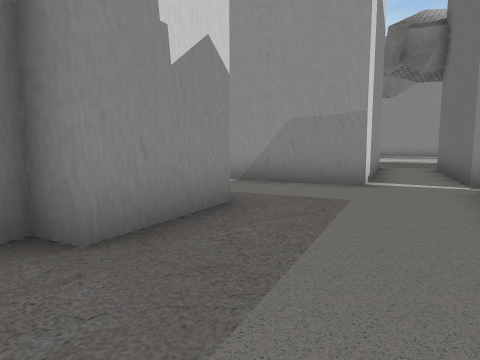
view 1 (above)

24 first-person views from a walk through a Unity game level. The camera is 1.5 m above the floor, tilts 6° down and sees 75° across. The floor is counted in squares, 2 m on a side. Each view is taken from the middle of a square. On the plan, view 1 faces up. The plan holds only what a view shows up to about 10 squares ahead; the rest is blank. The place goes on beyond the plan. Some surface patterns are stand-ins.

view 2
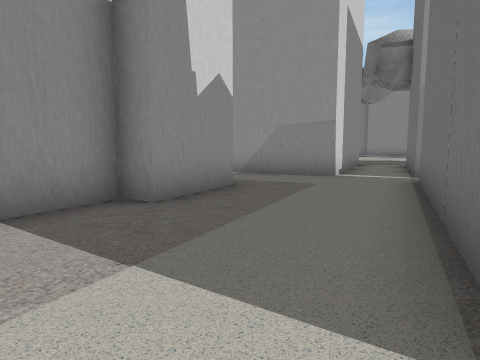

view 3
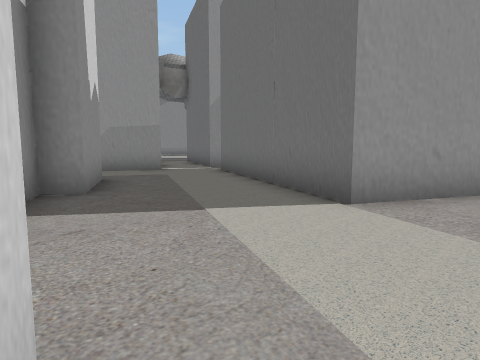

view 4
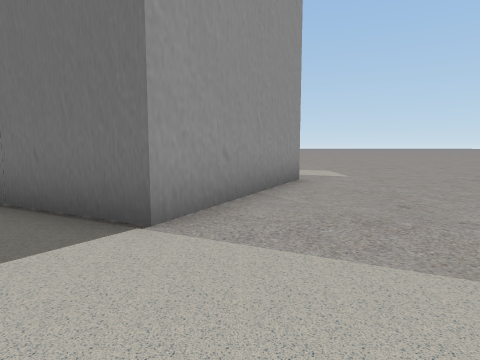

view 5
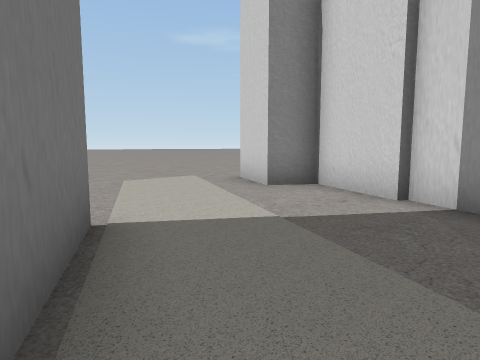

view 6
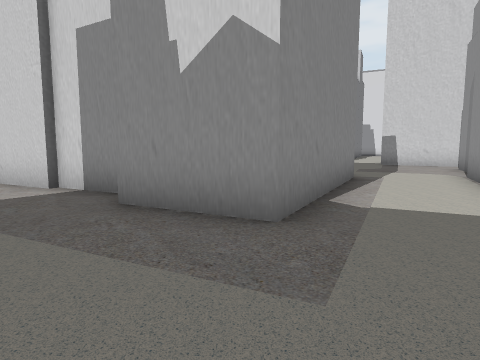

view 7
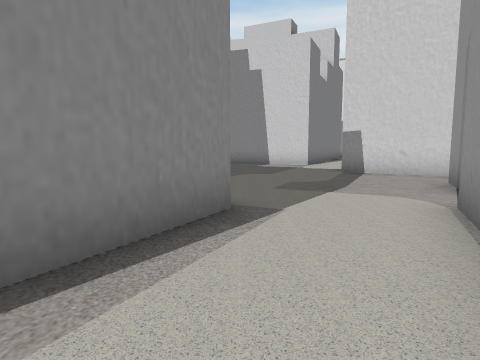

view 8
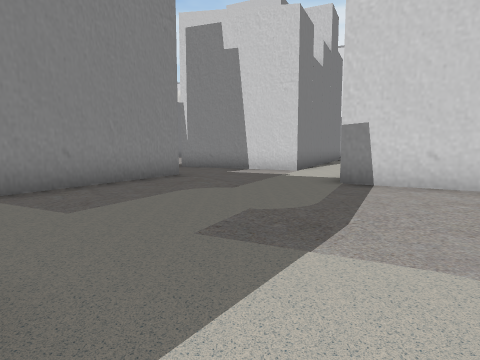

view 9
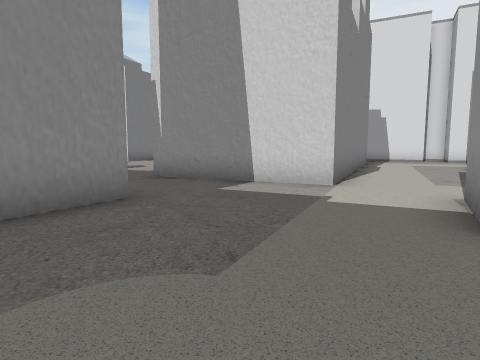

view 10
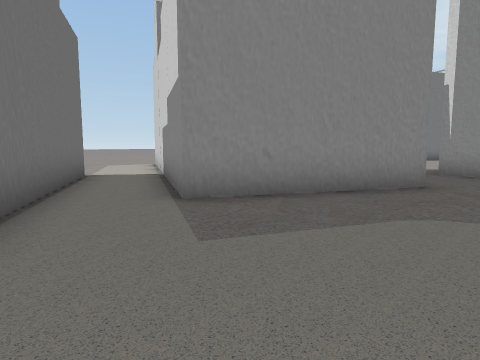

view 11
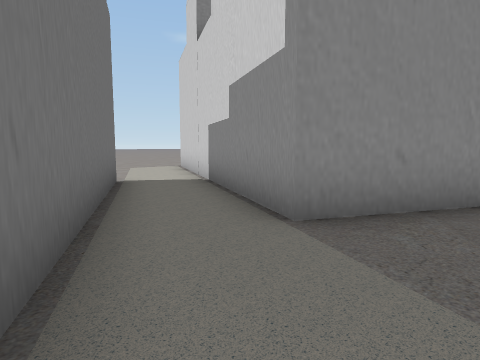

view 12
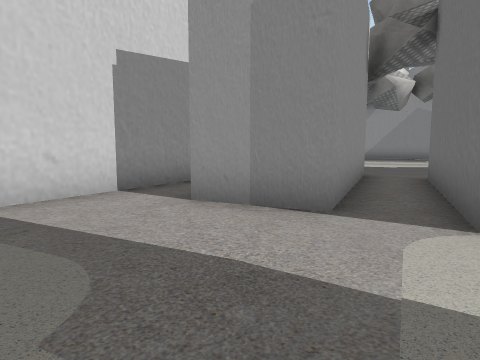

view 13
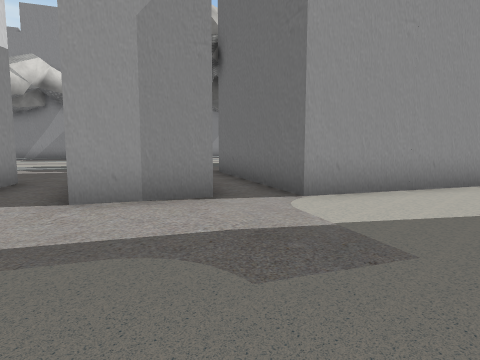

view 14
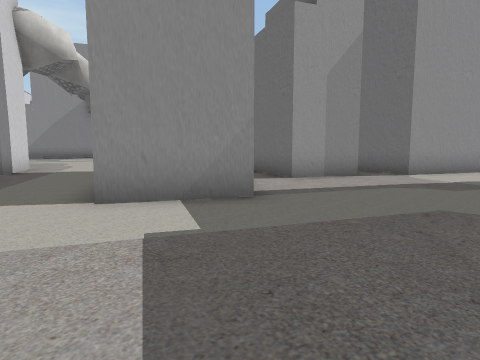

view 15
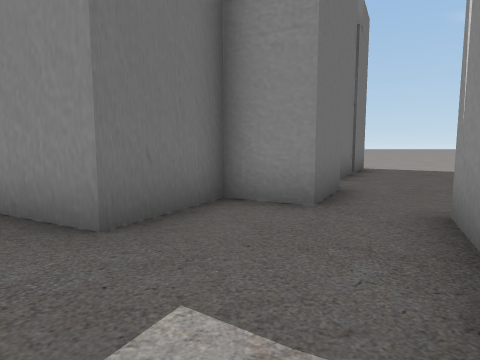

view 16
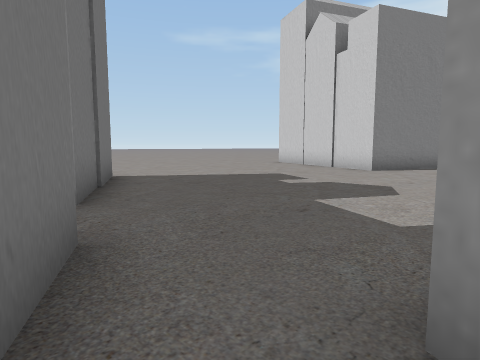

view 17
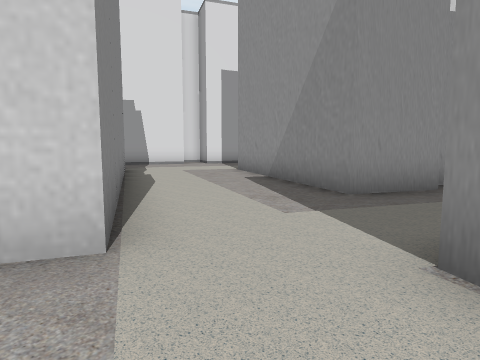

view 18
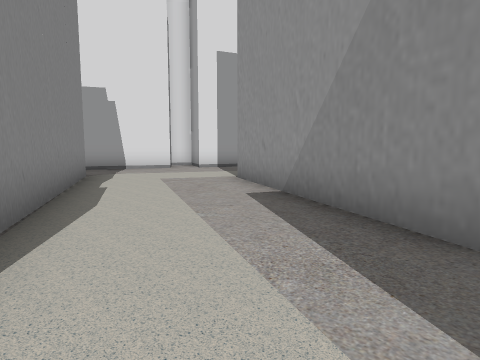

view 19
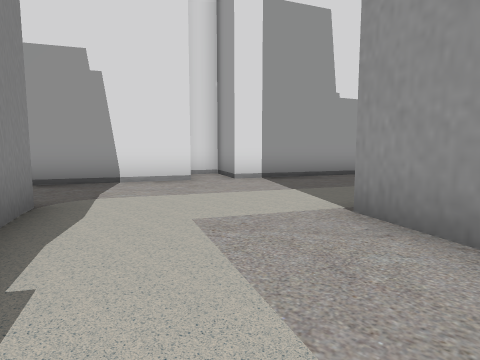

view 20
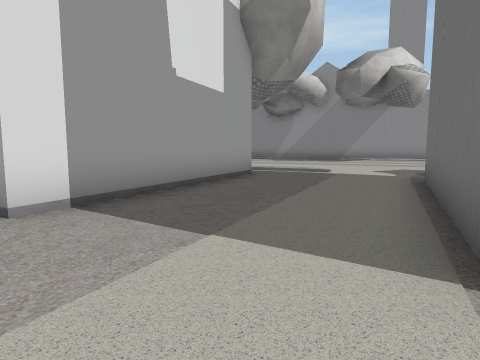

view 21
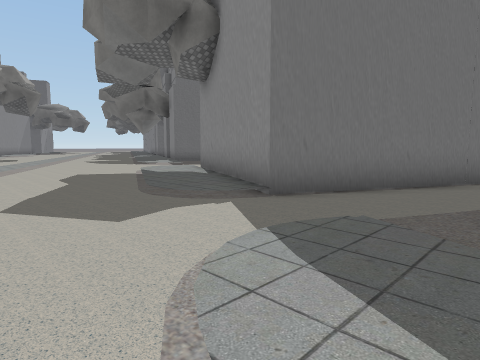

view 22
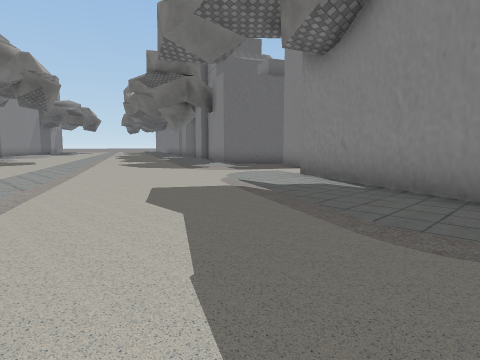

view 23
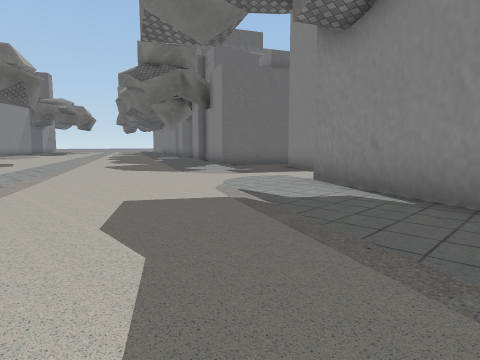

view 24
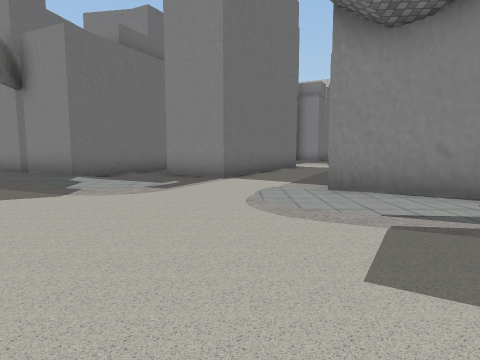

### Floor plan
Key: @ floor where view 1 was taken; # wall or solid block; . main floor; : floor 0.25 m higher than the main floor; / step, stairs or slope.
Columns run from 26 left of view 1 to 7 right of it. Each row starts with its distance up from view 1.
 26       /......//
 25      ::/.......//:/
 24      #/:.........//:/..
 23     ##./..///......//:/
 22     #....#::://......//
 21    ##....###/::/......
 20    #....## ###/:/....
 19  ###....#    ##/../:/.
 18  #.....##   ##..../:::/
 17  ##....#    #......//:::/
 16  #.....###  #....#...#/::
 15 ##.......####...###.###./
 14 #..........##..  #..##..#
 13    ###......... ##.###.##
 12      ###......  #..##..#
 11        ###....###..##.##
 10          ###..........##      #..#
  9           ##...........###   ##.##
  8           ##.............### #..#
  7           #................###.##
  6           #..##......###.......#
  5      ......#.####...   ###....##
  4  ..........###  ##..#   ##....#
  3  ..........#    #..##   ##...##
  2  #.........    ##..#   ##....#
  1   ........#    #..##   #....##
  0    ......##   ##..#   ##..@.#
 -1     ....##    #...#   #....###
 -2      ...#     #...    ##.....###
 -3       ..       ..     #........#

Where each view was taken, in squares from view 1:
view 1: 0 up, 0 right, facing up
view 2: 2 down, 0 right, facing up
view 3: 3 down, 3 left, facing up-right
view 4: 2 down, 2 left, facing right
view 5: 2 up, 2 right, facing down-left
view 6: 4 up, 3 right, facing left
view 7: 7 up, 1 left, facing left
view 8: 8 up, 4 left, facing left
view 9: 8 up, 8 left, facing left
view 10: 8 up, 6 left, facing down-left
view 11: 6 up, 6 left, facing down-left
view 12: 7 up, 7 left, facing up
view 13: 7 up, 9 left, facing up-right
view 14: 7 up, 14 left, facing up-right
view 15: 9 up, 14 left, facing down
view 16: 6 up, 15 left, facing down-left
view 17: 9 up, 12 left, facing up-left
view 18: 11 up, 14 left, facing up-left
view 19: 13 up, 18 left, facing up-left
view 20: 15 up, 21 left, facing up
view 21: 26 up, 20 left, facing down-right
view 22: 26 up, 16 left, facing down-right
view 23: 25 up, 15 left, facing down-right
view 24: 25 up, 10 left, facing down
